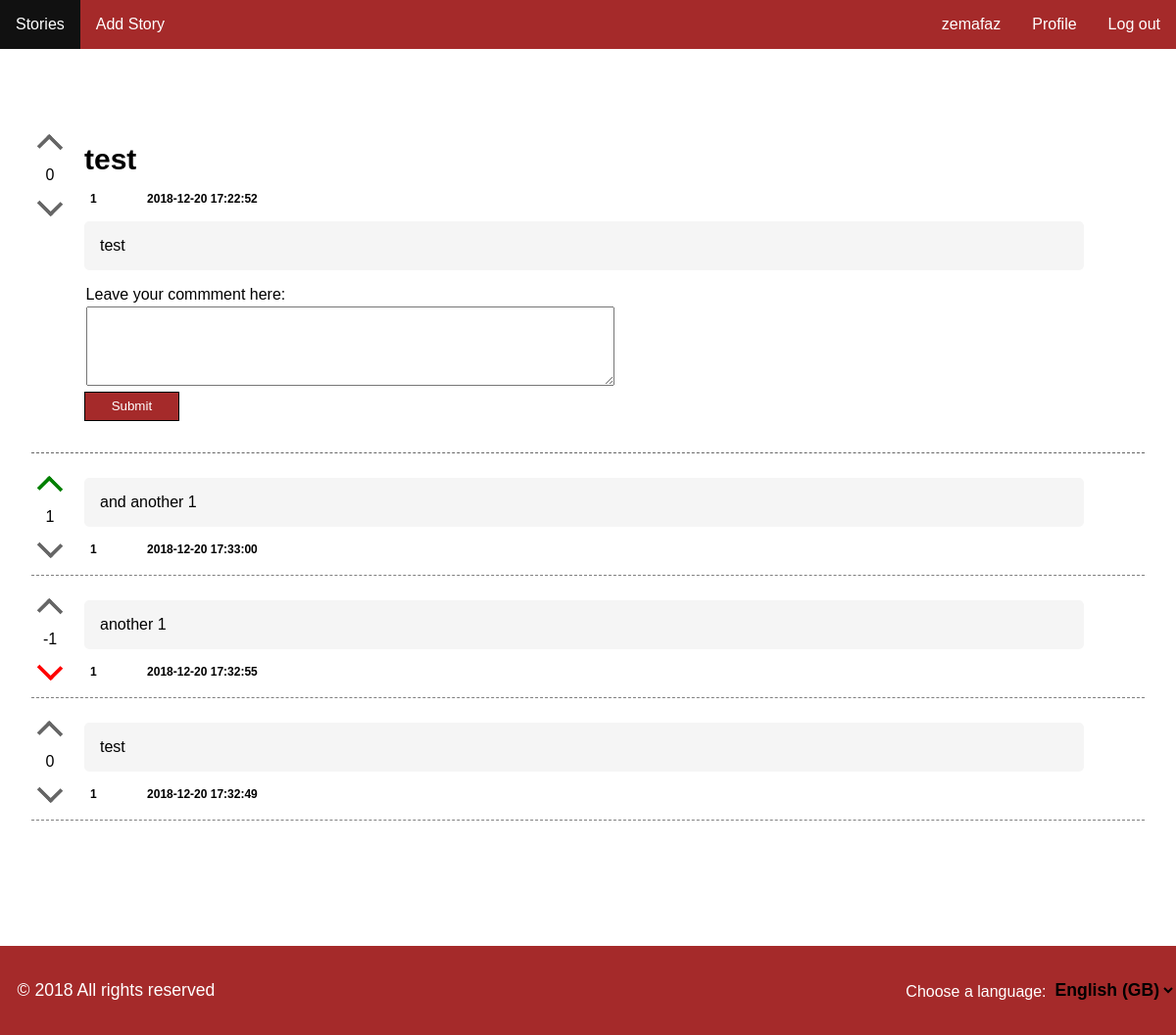
Page /pages/story.php?id=1 (signed in) on the committed database.
### tables this page shows
CREATE TABLE story (    
    id INTEGER PRIMARY KEY AUTOINCREMENT NOT NULL,
    channel_id INTEGER,
    user_id INTEGER,
    title VARCHAR NOT NULL,
    description VARCHAR NOT NULL,
    date DATETIME NOT NULL,
    karma INTEGER,
        FOREIGN KEY (channel_id) REFERENCES channel(id),
        FOREIGN KEY (user_id) REFERENCES user(id)
);

CREATE TABLE comment (    
    id INTEGER PRIMARY KEY AUTOINCREMENT NOT NULL,
    story_id INTEGER,
    user_id INTEGER,
    description VARCHAR NOT NULL,
    date DATETIME NOT NULL,
    karma INTEGER,
    father INTEGER,
        FOREIGN KEY (story_id) REFERENCES story(id),
        FOREIGN KEY (user_id) REFERENCES user(id)
);

### pages/story.php (called while the page is built)
<?php
	include_once('../config/init.php');
	include_once('../database/story.php');
	include_once('../database/comment.php');
	if(isset($_SESSION['username'])) {
		include_once('../database/user.php');
		$currentUser = getCurrentUser();
	}
	$story_id = $_GET['id'];
	$story = getStory($story_id);
	$comments = getAllComments($story_id);
	include_once('../templates/header.php');
	include_once('../templates/template_story.php');
	include_once('../templates/footer.php');
?>

### database/story.php (called while the page is built, shortened)
<?php
	function getStory($story_id) {
		global $conn;
		$stmt = $conn->prepare('SELECT * FROM story WHERE id = ?');
		$stmt->execute(array($story_id));
		return $stmt->fetch();
	}
	function hasUserAlreadyUpvotedStory($user_id, $story_id)
	{
		global $conn;
		$stmt = $conn->prepare('SELECT * FROM voteStory WHERE user_id = ? AND story_id = ? AND up_down = 1');
		$stmt->execute(array($user_id, $story_id));
		return $stmt->fetchAll();
	}
	function hasUserAlreadyDownvotedStory($user_id, $story_id)
	{
		global $conn;
		$stmt = $conn->prepare('SELECT * FROM voteStory WHERE user_id = ? AND story_id = ? AND up_down = -1');
		$stmt->execute(array($user_id, $story_id));
		return $stmt->fetchAll();
	}
?>

### database/user.php (called while the page is built, shortened)
<?php
  function getCurrentUser()
  {
    global $conn;
    $access=$conn->prepare('SELECT * FROM user WHERE username=?');
    $access->execute(array($_SESSION['username']));
    $currentUser=$access->fetch();
    return $currentUser;
  }
?>

### database/comment.php (called while the page is built, shortened)
<?php
  function getAllComments($story_id) {
    global $conn;
    $stmt = $conn->prepare('SELECT * FROM comment WHERE story_id = ? ORDER BY `date` Desc');
    $stmt->execute(array($story_id));
    return $stmt->fetchAll();
  }
  function hasUserAlreadyDownvotedComment($user_id, $comment_id)
  {
    global $conn;
    $stmt = $conn->prepare('SELECT * FROM voteComment WHERE user_id = ? AND comment_id = ? AND up_down = -1');
    $stmt->execute(array($user_id, $comment_id));
    return $stmt->fetchAll();
  }
  function hasUserAlreadyUpvotedComment($user_id, $comment_id)
  {
    global $conn;
    $stmt = $conn->prepare('SELECT * FROM voteComment WHERE user_id = ? AND comment_id = ? AND up_down = 1');
    $stmt->execute(array($user_id, $comment_id));
    return $stmt->fetchAll();
  }
?>

### templates/template_story.php (the view, shortened to what this page needs)
<section id="main" class="story-page">
  <div id="story-content">
    <article id="story-holder-<?php echo $story['id'] ?>" class='story-header'>
      <div id = 'vote'>
        <a href="#story-holder-<?php echo $story['id'] ?>" onclick="upvoteStory('<?php echo $story["id"] ?>')" class="vote upvote <?php echo ( isset($currentUser) && hasUserAlreadyUpvotedStory($currentUser['id'], $story['id']) ? 'voted' : '' ) ?>">
          <div class="arrow-up"></div>
        </a>
        <div id = 'karma'>
        <?php
          if(is_null($story['karma'])){
            echo '0';
          }
          else {
            echo $story['karma'];
          }
        ?>
        </div>
        <a href="#story-holder-<?php echo $story['id'] ?>" onclick="downvoteStory('<?php echo $story["id"] ?>')" class="vote downvote <?php echo ( isset($currentUser) && hasUserAlreadyDownvotedStory($currentUser['id'], $story['id']) ? 'voted' : '' ) ?>">
          <div class="arrow-down"></div>
        </a>
      </div>
      <div id = 'listStory'>
				<div class = 'story-title'>
          <?php echo $story['title']; ?>
				</div>
				<div class = 'listStory-footer'>
          <span class="author"><?php echo $story['user_id']; ?></span>
					<span class="tags">
					</span>
					<span class="date">
						<?php echo $story['date']; ?>
					</span>
        </div>
        <div class="listStory-description">
          <?php echo $story['description']; ?>
        </div>
        <div id="add-comment">
          <form action="../actions/action_add_comment.php" method="POST">
            <div class="form-group">
              <label for="comment">Leave your commment here: </label>
              <textarea id="comment" name="comment" required rows="5"></textarea>
            </div>
            <div class="form-group">
              <input type="submit" value="Submit">
            </div>
          </form>
      </div>
    </div>
  </article>
  </div>
  <div id="comments" >
    <?php foreach ($comments as $key => $comment) { ?>
      <article id="comment-holder-<?php echo $comment['id'] ?>" class="story">
        <div id = 'vote'>
          <a href="#comment-holder-<?php echo $comment['id'] ?>" onclick="upvoteComment('<?php echo $comment["id"] ?>')" class="vote upvote <?php echo ( isset($currentUser) && hasUserAlreadyUpvotedComment($currentUser['id'], $comment['id']) ? 'voted' : '' ) ?>">
            <div class="arrow-up"></div>
          </a>
          <div id = 'karma'>
            <?php
              if (is_null($comment['karma'])){
                echo '0';
              }
              else {
                echo $comment['karma'];
              }?>
          </div>
          <a href="#comment-holder-<?php echo $comment['id'] ?>" onclick="downvoteComment('<?php echo $comment["id"] ?>')" class="vote downvote <?php echo ( isset($currentUser) && hasUserAlreadyDownvotedComment($currentUser['id'], $comment['id']) ? 'voted' : '' ) ?>">
            <div class="arrow-down"></div>
          </a>
        </div>
        <div id = 'listStory'>
          <div class="description listStory-description">
            <?php echo $comment['description']; ?>
          </div>
          <div class="listStory-footer">
            <span class="author"><?php echo $comment['user_id']; ?></span>
            <span class="tags">
            </span>
            <span class="date">
              <?php echo $comment['date']; ?>
            </span>
          </div>
        </div>
      </article>
    <?php } ?>
  </div>
</section>

### css/allpages.css (style rules this page uses)
body { max-width: 1220px; min-height: 100vh; margin: 0 auto; font-family: 'Montserrat', sans-serif; -webkit-font-smoothing: antialiased; color: #000000; box-shadow: 0px 30px 40px rgba(0,0,0,.1); }

### css/main.css (style rules this page uses)
.story-page { padding: 5em 2em; }
#story-content { display: block; }
.story-header { display:flex; }
.story-title { font-weight: bold; font-size: 30px; margin: 1rem; }
.story-header > #listStory > .listStory-description { margin-top : 1em; }
#listStory { width: 100%; }
#add-comment { margin: 1rem; }
#add-comment > form > .form-group > label { display: block; margin: 0.1rem; }
#comment { margin: 0.1rem; width: 50%; }
input[type="submit"] { background-color: #A52A2A; color: white; border: 1px solid black; padding: 0.5em 2em; }
#comments { margin-top: 1em; border-top: 1px dashed #666; }
.story, #story { display:flex; align-items: center; padding-bottom: 10px; border-bottom: 1px dashed gray; margin-top: 1em; }
#vote { display: block; text-align: center; }
.arrow-up { position: relative; display: inline-block; vertical-align: middle; color: #666; box-sizing: border-box; width: 18px; height: 20px; border-width: 4px 4px 0 0; border-style: solid; margin: 10px; border-radius: 0 2px 0 0; transform: rotate(-45deg); }
.voted .arrow-up, .arrow-up:hover { color: green; }
.arrow-down { position: relative; display: inline-block; vertical-align: middle; color: #666; box-sizing: border-box; width: 18px; height: 20px; border-width: 4px 4px 0 0; border-style: solid; margin: 10px; border-radius: 0 2px 0 0; transform: rotate(135deg); }
.voted .arrow-down, .arrow-down:hover { color: red; }
.listStory-description { margin: 0em 1em 1em 1em; border-radius: 5px; background-color: #F5F5F5; text-align: justify; width: 90%; padding: 1rem; }
.listStory-footer { padding: 0rem 1rem 0rem 1rem; font-size: 12px; }
.listStory-footer > * { margin-right: 1em; padding: 0.5em; border-radius: 5px; text-align: center; font-weight: bold; text-decoration-line: none; text-decoration-color: blue; border-radius: 5px; }

### rows in the picture
story: title "test", user "1", date "2018-12-20 17:22:52", description "test"
comment: karma "1", description "and another 1", user "1", date "2018-12-20 17:33:00"
comment: karma "-1", description "another 1", user "1", date "2018-12-20 17:32:55"
comment: shows "0", description "test", user "1", date "2018-12-20 17:32:49"

### other values in the picture
$_SESSION['username'] "zemafaz"
